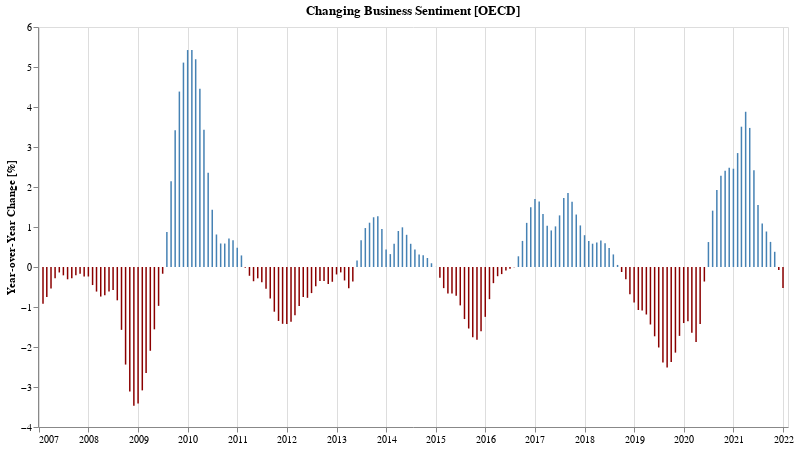

Here is the notebook cell this chart was saved with:
### Markdown cell above
## Has business sentiment gotten better or worse compared to the same time last year?

### Code cell
bYoy = yoyChartFor(bUsaYoy, 'Business', 'steelblue')
bYoy.display()

### Figure 1 — Vega-Lite specification as saved in the notebook (floating-point values rounded to 4 significant figures; data arrays with more than 128 entries replaced by an {"elided": "..."} marker saying what was removed)
{"config": {"view": {"continuousWidth": 400, "continuousHeight": 300}}, "data": {"name": "data-a28c59bdf68541d5391c16cc4ca10eba"}, "mark": {"type": "bar", "color": "steelblue", "width": 1.5}, "encoding": {"color": {"condition": {"value": "darkred", "test": "datum['Value'] < 0"}, "value": "steelblue"}, "tooltip": [{"type": "temporal", "field": "TIME", "format": "%b %Y", "title": "Date"}, {"type": "ordinal", "field": "label"}, {"type": "ordinal", "field": "change_in_percent"}], "x": {"type": "temporal", "axis": {"title": ""}, "field": "TIME"}, "y": {"type": "quantitative", "axis": {"grid": false, "title": "Year-over-Year Change [%]"}, "field": "Value"}}, "height": 400, "title": "Changing Business Sentiment [OECD]", "transform": [{"calculate": "'Business'", "as": "label"}, {"calculate": "format(datum.Value, ',.2f')", "as": "change_in_percent"}], "width": 750, "$schema": "https://vega.github.io/schema/vega-lite/v4.8.1.json", "datasets": {"data-a28c59bdf68541d5391c16cc4ca10eba": {"elided": "180 records"}}}
